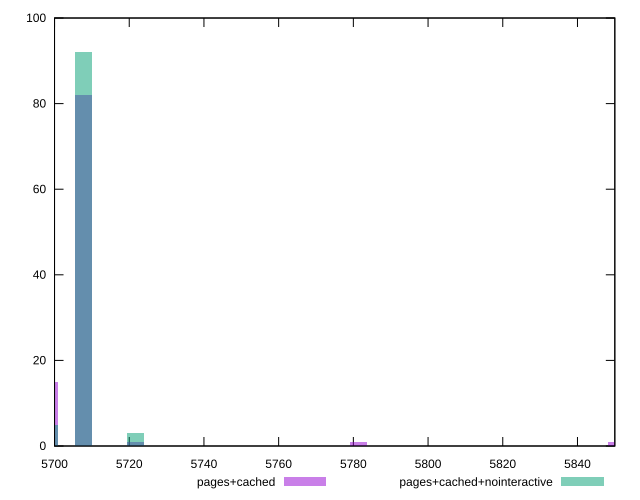

This chart was generated by the following gnuplot code:
reset

$pagesCached <<EOF
5850.368654913191 1
5698.590222828179 15
5781.378458510912 1
5707.788915681816 82
5721.586954962272 1
EOF

$pagesCachedNointeractive <<EOF
5707.788915681816 92
5721.586954962272 3
5698.590222828179 5
EOF

set key outside below
set boxwidth 4.599346426818546
set xrange [5700:5850]
set yrange [0:100]
set trange [0:100]
set style fill transparent solid 0.5 noborder
set terminal svg size 640, 500 enhanced background rgb 'white'
set output "reprap/uses-text-compression/comparison/histogram/2_vs_3.svg"

plot $pagesCached title "pages+cached" with boxes, \
     $pagesCachedNointeractive title "pages+cached+nointeractive" with boxes

reset
